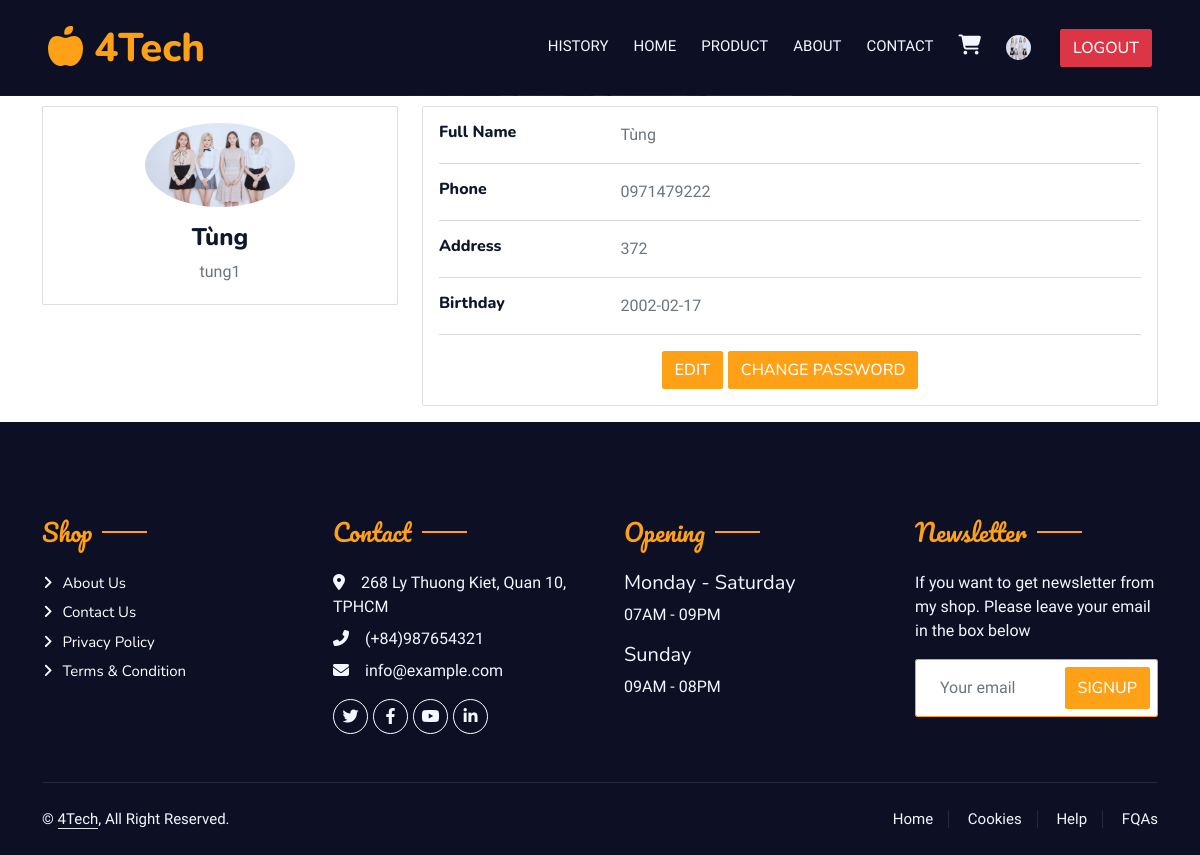
Page /customer/index.php (signed in) on the committed database.
### tables this page shows
CREATE TABLE `customer` (
  `id` int(11) NOT NULL,
  `username` varchar(50) NOT NULL,
  `password` text NOT NULL,
  `name` varchar(100) DEFAULT NULL,
  `phone` varchar(100) DEFAULT NULL,
  `address` varchar(256) DEFAULT NULL,
  `birthday` date DEFAULT NULL,
  `active` int(11) DEFAULT NULL,
  `image` text DEFAULT NULL,
  `status` varchar(10) DEFAULT NULL
);

### customer/index.php (the view, shortened to what this page needs)
<?php
require_once "../config/config.php";
$sql = "select * from customer where username='".$_SESSION['username']."'";
$res = $connection->query($sql);
$customer = $res->fetch_assoc();
?>
<!DOCTYPE html>
<html lang="en">
<head>
</head>
<body>
    <div class="container-fluid bg-white p-0">
		<?php include("../base/header.php"); ?>
        <div class="container">
            <div class="main-body" style="margin-top: 10px;">
                  <div class="row gutters-sm">
                    <div class="col-md-4 mb-3">
                      <div class="card">
                        <div class="card-body">
                          <div class="d-flex flex-column align-items-center text-center">
                            <img src="<?php  echo $image; ?>" alt="" class="rounded-circle" width="150">
                            <div class="mt-3">
                              <?php
                                echo '<h4>'.$customer['name'].'</h4>';
                              ?>
                              <p class="text-secondary mb-1"><?php echo $customer['username']; ?></p>
                            </div>
                          </div>
                        </div>
                      </div>
                    </div>
                    <div class="col-md-8">
                      <div class="card mb-3">
                        <div class="card-body">
                          <div class="row">
                            <div class="col-sm-3">
                              <h6 class="mb-0">Full Name</?h6>
                            </div>
                            <?php
                              echo '<div class="col-sm-9 text-secondary">'.$customer['name'].'</div>';
                            ?>
                          </div>
                          <hr>
                          <div class="row">
                            <div class="col-sm-3">
                              <h6 class="mb-0">Phone</h6>
                            </div>
                            <?php
                              echo '<div class="col-sm-9 text-secondary">'.$customer['phone'].'</div>';
                            ?>
                          </div>
                          <hr>
                          <div class="row">
                            <div class="col-sm-3">
                              <h6 class="mb-0">Address</h6>
                            </div>
                            <?php
                              echo '<div class="col-sm-9 text-secondary">'.$customer['address'].'</div>';
                            ?>
                          </div>
                          <hr>
                          <div class="row">
                            <div class="col-sm-3">
                              <h6 class="mb-0">Birthday</h6>
                            </div>
                            <?php
                              echo '<div class="col-sm-9 text-secondary">'.$customer['birthday'].'</div>';
                            ?>
                          </div>
                          <hr>
                          <div class="row">
                            <div class="col-sm-12 d-flex justify-content-center">
                              <button type="button" class="btn btn-primary" data-bs-toggle="modal" data-bs-target="#updateModal">
                                Edit
                              </button>
							  <button style="margin-left:5px" id="showchangeModal" type="button" class="btn btn-primary" data-bs-toggle="modal" data-bs-target="#changepassModal">
                                Change password
                              </button>
                            </div>
                          </div>
                        </div>
                      </div>
                    </div>
                  </div>
                </div>
            </div>
    </div>
</body>
</html>

### utils/css/style.css (style rules this page uses)
:root { --primary: #FEA116; --light: #F1F8FF; --dark: #0F172B; }
.ff-secondary { font-family: 'Pacifico', cursive; }
.btn { font-family: 'Nunito', sans-serif; font-weight: 500; text-transform: uppercase; transition: .5s; }
.btn.btn-primary, .btn.btn-secondary { color: #FFFFFF; }
.section-title { position: relative; display: inline-block; }
.section-title::before { position: absolute; content: ""; width: 45px; height: 2px; top: 50%; left: -55px; margin-top: -1px; background: var(--primary); }
.section-title::after { position: absolute; content: ""; width: 45px; height: 2px; top: 50%; right: -55px; margin-top: -1px; background: var(--primary); }
.section-title.text-start::before, .section-title.text-end::after { display: none; }
.footer .btn.btn-social { margin-right: 5px; width: 35px; height: 35px; display: flex; align-items: center; justify-content: center; color: var(--light); border: 1px solid #FFFFFF; border-radius: 35px; transition: .3s; }
.footer .btn.btn-link { display: block; margin-bottom: 5px; padding: 0; text-align: left; color: #FFFFFF; font-size: 15px; font-weight: normal; text-transform: capitalize; transition: .3s; }
.footer .btn.btn-link::before { position: relative; content: "\f105"; font-family: "Font Awesome 5 Free"; font-weight: 900; margin-right: 10px; }
.footer .copyright { padding: 25px 0; font-size: 15px; border-top: 1px solid rgba(256, 256, 256, .1); }
.footer .copyright a { color: var(--light); }
.footer .footer-menu a { margin-right: 15px; padding-right: 15px; border-right: 1px solid rgba(255, 255, 255, .1); }
.footer .footer-menu a:last-child { margin-right: 0; padding-right: 0; border-right: none; }

### rows in the picture
customer: name "Tùng", username "tung1", phone "0971479222", address "372", birthday "2002-02-17"
